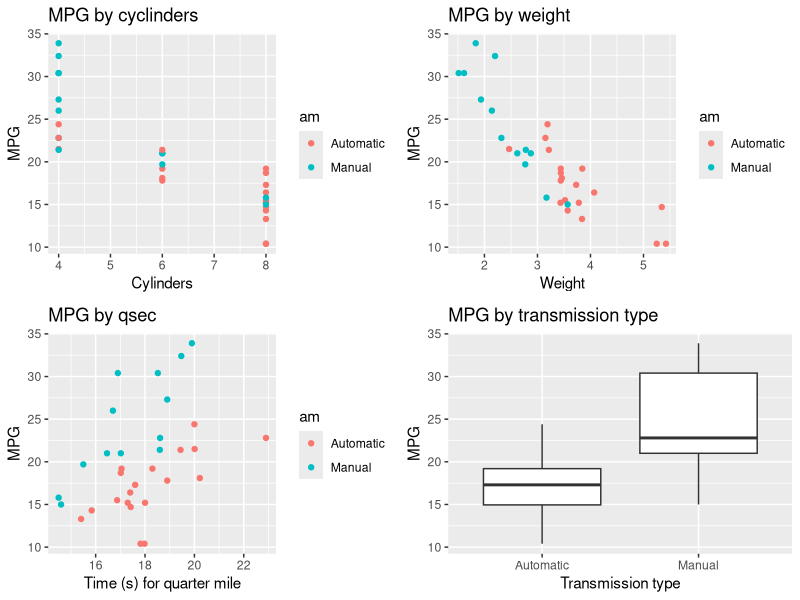
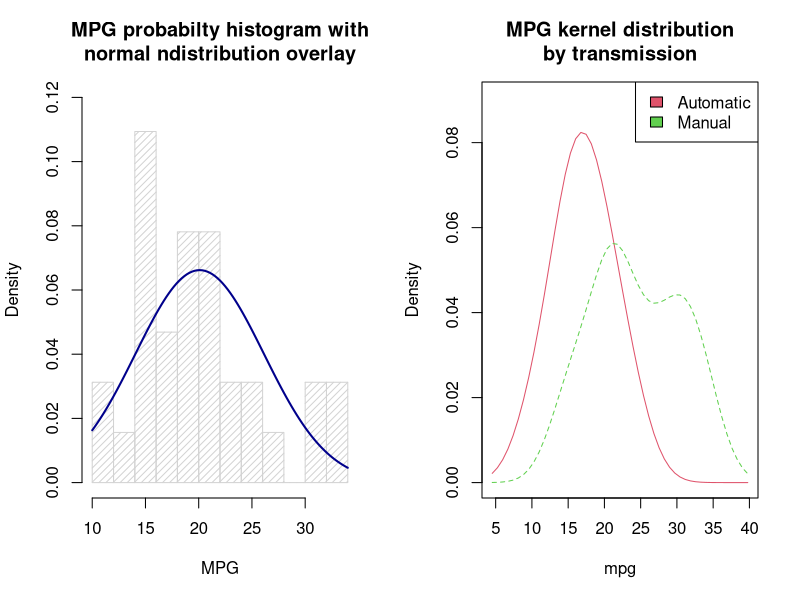
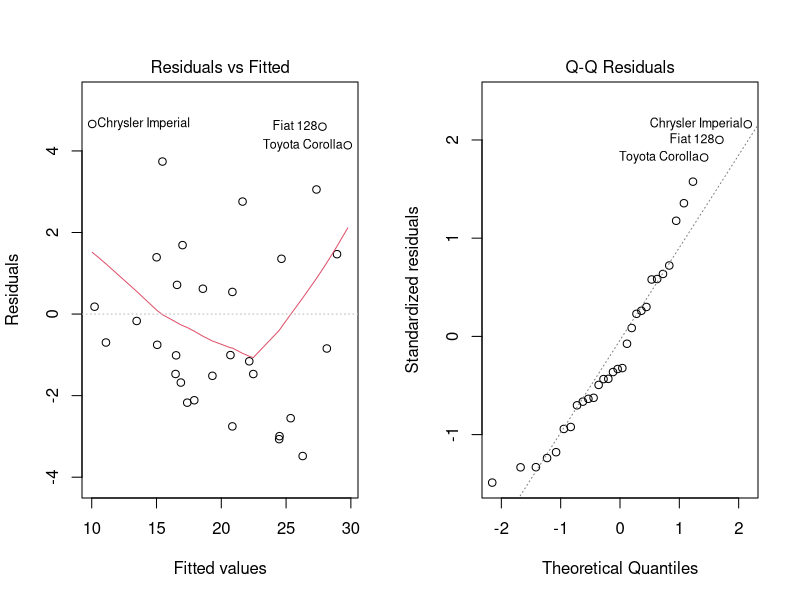
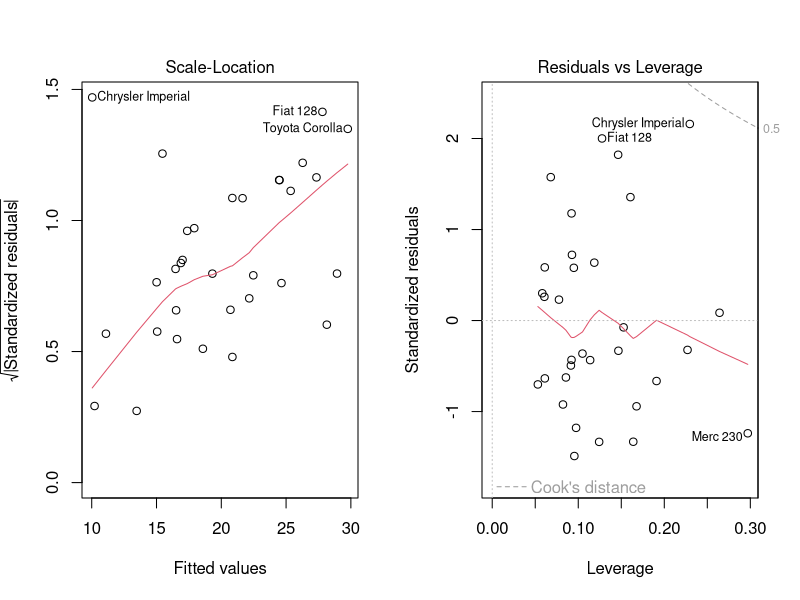

The R script that drew these images, in order:
## ---- chunk 1
library(car)
library(MASS)
library(ggplot2)
library(sm)
library(gridExtra)
## ---- chunk 2
M1 <- mtcars
M1$vs <- as.factor(M1$vs)
M1$am <- factor(M1$am, labels = c("Automatic", "Manual"))
mpg <- M1$mpg
meanMPG <- mean(mpg)
sdMPG <- sd(mpg)
## ---- chunk 3
tt <- t.test(mpg ~ am, data = mtcars)
## ---- chunk 4
# model selection via stepAIC
lmAll <- lm(mpg ~ ., data = M1)
bestmodel <- stepAIC(lmAll, direction="both")
## ---- chunk 5
summary(M1)
str(M1)
par(mfrow=c(1,1))
p1 <- ggplot(M1, aes(x=cyl, y=mpg, color=am)) + geom_point() + ggtitle("MPG by cyclinders") + xlab("Cylinders") + ylab("MPG")
p2 <- ggplot(M1, aes(x=wt, y=mpg, color=am)) + geom_point() + ggtitle("MPG by weight") + xlab("Weight") + ylab("MPG")
p3 <- ggplot(M1, aes(x=qsec, y=mpg, color=am)) + geom_point() + ggtitle("MPG by qsec") + xlab("Time (s) for quarter mile") + ylab("MPG")
p4 <- ggplot(data = M1, aes(x=factor(am), y=mpg)) + geom_boxplot() + ggtitle("MPG by transmission type") + xlab("Transmission type") + ylab("MPG")
grid.arrange(p1, p2, p3, p4)
## ---- chunk 6
par(mfrow=c(1,2))

# frequency histogram
# histMPG<-hist(mpg, breaks = 10, density = 20, col = "lightgray", xlab = "MPG", main = "MPG with normal\ndistribution overlay") 
# xfit<-seq(min(mpg), max(mpg), length=40) 
# yfit<-dnorm(xfit, mean = meanMPG, sd = sdMPG) 
# yfit <- yfit*diff(histMPG$mids[1:2]) * length(mpg) 
# lines(xfit, yfit, col = "black", lwd = 2)

# density histogram
hist(mpg, density=20, breaks=10, prob=TRUE, 
     xlab = "MPG", ylim=c(0, .12), 
     main = "MPG probabilty histogram with\nnormal ndistribution overlay")
curve(dnorm(x, mean = meanMPG, sd = sdMPG), 
       col = "darkblue", lwd = 2, add = TRUE, yaxt = "n")

# # Kernel Density Plot
# plot(density(mtcars$mpg), xlab = "MPG", main = "MPG kernel density", ylim=c(0., .07))

# densities by am
sm.density.compare(M1$mpg, M1$am, xlab="mpg")
title(main="MPG kernel distribution\nby transmission")
colfill<-c(2:(2+length(levels(M1$am)))) 
legend("topright",levels(M1$am), fill=colfill) 
## ---- chunk 7
#residuals
summary(bestmodel)
par(mfrow=c(1,2))
plot(bestmodel)
